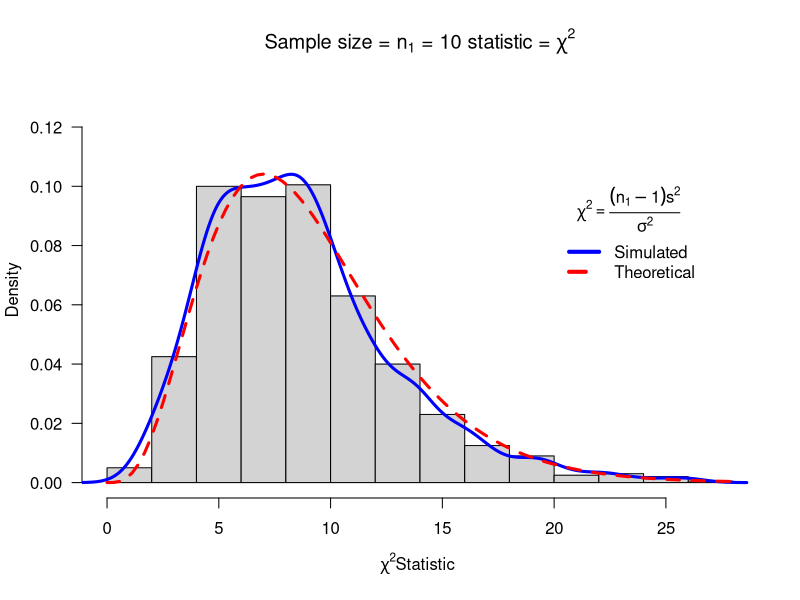
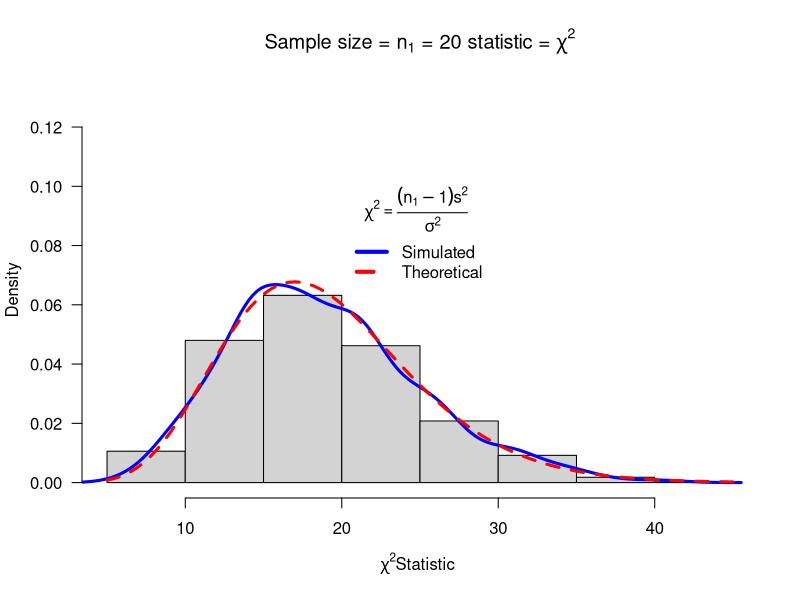
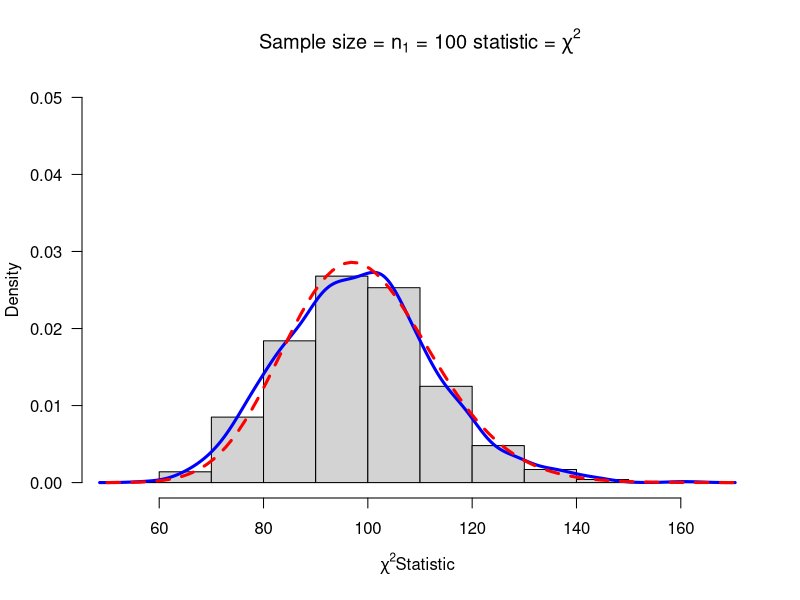
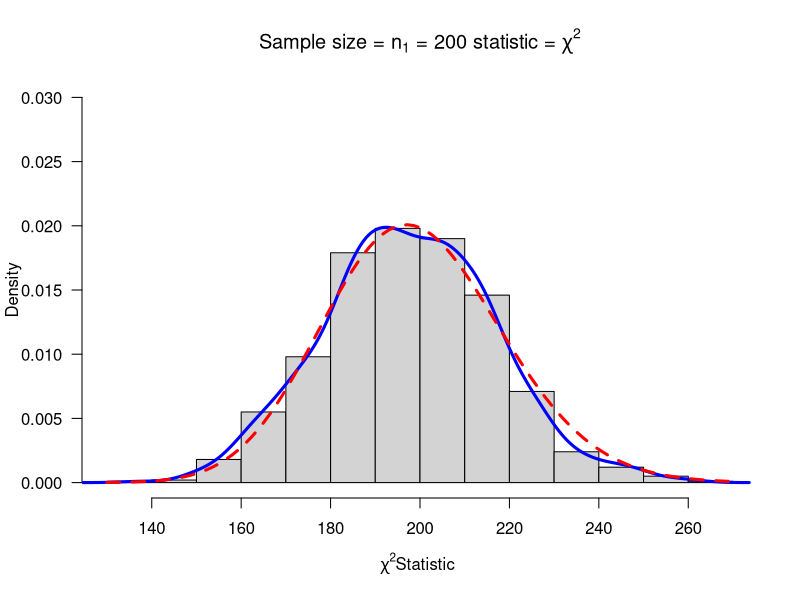
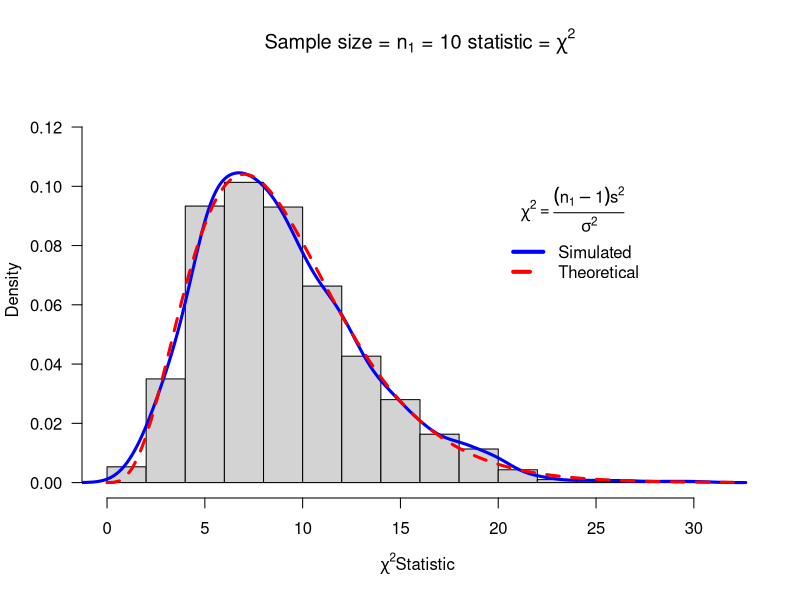
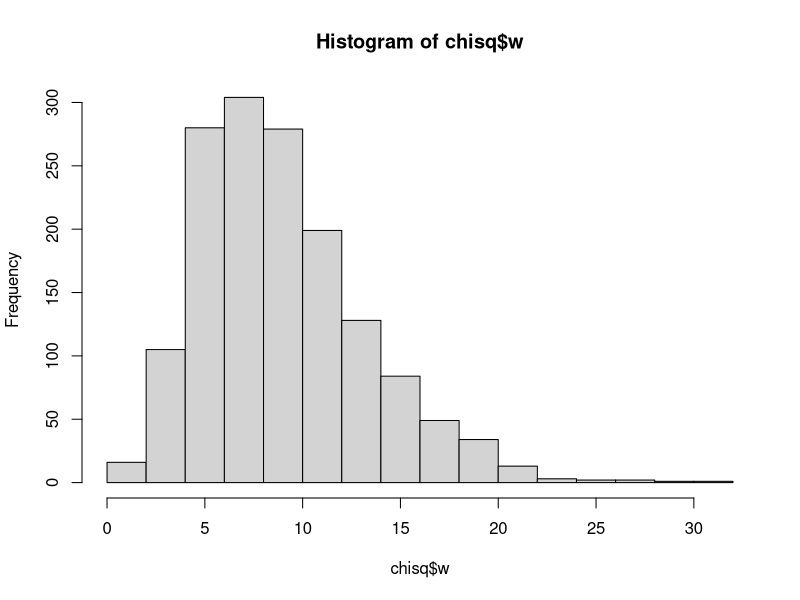

The R source for these figures, in order:
## ---- chunk 1
knitr::opts_chunk$set(echo = TRUE)
## ---- chunk 2
getwd()
## ---- chunk 3
mychisim<-function(n1=10,sigma1=3,mean1=5,iter=1000,ymax=0.1,x=20, y=0.1){    # adjust ymax to make graph fit
y1=rnorm(n1*iter,mean=mean1,sd=sigma1)# generate iter samples of size n1

data1.mat=matrix(y1,nrow=n1,ncol=iter,byrow=TRUE) # Each column is a sample size n1

ssq1=apply(data1.mat,2,var) # ssq1 is s squared

w=(n1-1)*ssq1/sigma1^2      #chi-sq stat

hist(w,freq=FALSE, ylim=c(0,ymax), # Histogram with annotation
main=substitute(paste("Sample size = ",n[1]," = ",n1," statistic = ",chi^2)),
xlab=expression(paste(chi^2, "Statistic",sep=" ")), las=1)
lines(density(w),col="Blue",lwd=3) # add a density plot
curve(dchisq(x,n1-1),add=TRUE,col="Red",lty=2,lwd=3) # add a theoretical curve
title=expression(chi^2==frac((n[1]-1)*s^2,sigma^2)) #mathematical annotation -see ?plotmath
legend(x,y,c("Simulated","Theoretical"),col=c("Blue","Red"),lwd=4,lty=1:2,bty="n",title=title) # Legend #
invisible(list(w=w,summary=summary(w),sd=sd(w),fun="Chi-sq")) # some output to use if needed
}
## ---- chunk 4
mychisim(10,4,10,1000,ymax=0.13)
## ---- chunk 5
mychisim(20,4,10,1000,ymax=0.13)
## ---- chunk 6
mychisim(100,4,10,1000,ymax=0.05)
## ---- chunk 7
mychisim(200,4,10,1000,ymax=0.03)
## ---- chunk 8
chisq <- mychisim(n1=10,sigma1=10,mean1=20,iter=1500,ymax=0.13)
hist(chisq$w)
